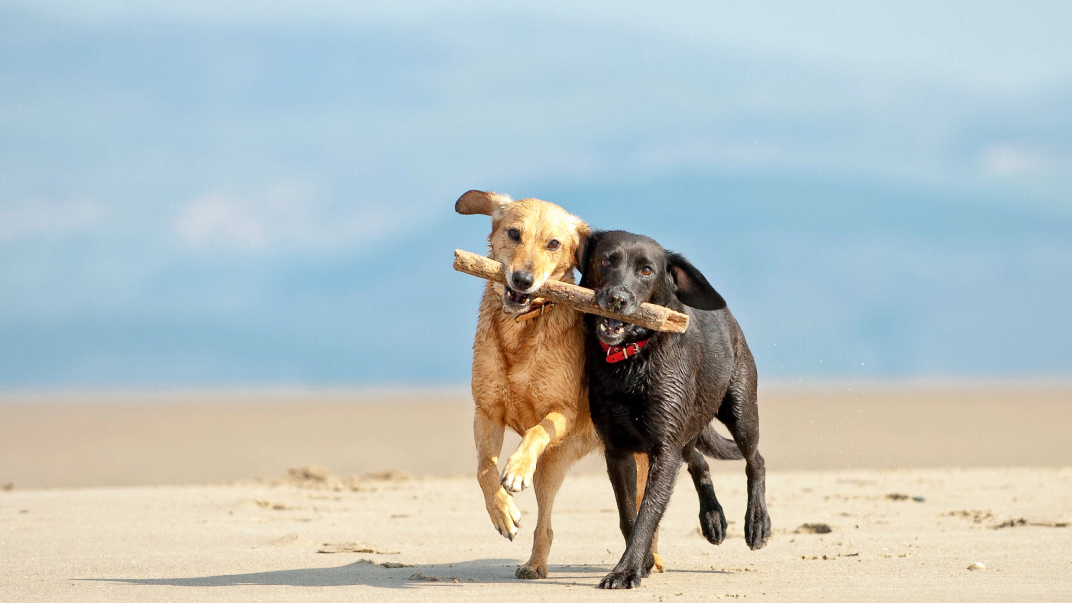
#> input picture segment-anything-main/demo/src/assets/data/dogs.jpg, 1072 x 603 px, found by its file name; its folder holds only this picture in this run
$ python ACE.py
#> lines starting #> are read from the running program, lines starting #| are printed output that depends on the picture
### MorSeg/preWithFunction.py
import cv2
import numpy as np
import math


def stretchImage(data, s=0.005, bins=2000):
    ht = np.histogram(data, bins);
    d = np.cumsum(ht[0]) / float(data.size)
    lmin = 0;
    lmax = bins - 1
    while lmin < bins:
        if d[lmin] >= s:
            break
        lmin += 1
    while lmax >= 0:
        if d[lmax] <= 1 - s:
            break
        lmax -= 1
    return np.clip((data - ht[1][lmin]) / (ht[1][lmax] - ht[1][lmin]), 0, 1)

g_para = {}

def getPara(radius=5):
    global g_para
    m = g_para.get(radius, None)
    if m is not None:
        return m
    size = radius * 2 + 1
    m = np.zeros((size, size))
    for h in range(-radius, radius + 1):
        for w in range(-radius, radius + 1):
            if h == 0 and w == 0:
                continue
            m[radius + h, radius + w] = 1.0 / math.sqrt(h ** 2 + w ** 2)
    m /= m.sum()
    g_para[radius] = m
    return m


def automaticColorEqualization(I, ratio=4, radius=300):
    para = getPara(radius)
    height, width = I.shape
    zh, zw = [0]*radius + list(range(height)) + [height-1]*radius, [0]*radius + list(range(width)) + [width -1]*radius
    Z = I[np.ix_(zh, zw)]
    res = np.zeros(I.shape)
    for h in range(radius * 2 + 1):
        for w in range(radius * 2 + 1):
            if para[h][w] == 0:
                continue
            res += (para[h][w] * np.clip((I - Z[h:h + height, w:w + width]) * ratio, -1, 1))
    return res


def automaticColorEqualization_Fast(I, ratio, radius):
    height, width = I.shape[:2]
    if min(height, width) <= 2:
        return np.zeros(I.shape) + 0.5
    Rs = cv2.resize(I, ((width+1)//2, (height+1)//2))
    Rf = automaticColorEqualization_Fast(Rs, ratio, radius)
    Rf = cv2.resize(Rf, (width, height))
    Rs = cv2.resize(Rs, (width, height))

    return Rf + automaticColorEqualization(I, ratio, radius) - automaticColorEqualization(Rs, ratio, radius)


def automaticColorEqualization_RGB(img, ratio=3, radius=3):
#> called with ratio = 3, radius = 3
    res = np.zeros(img.shape)
#> res: shape (603, 1072, 3) float64; every value is 0
    for k in range(3):
        res[:, :, k] = stretchImage(automaticColorEqualization_Fast(img[:, :, k], ratio, radius))
#> this loop made 3 passes
#> pass 1, in automaticColorEqualization_Fast, `Rs = cv2.resize(I, ((width+1)//2, (height+1)//2))`:
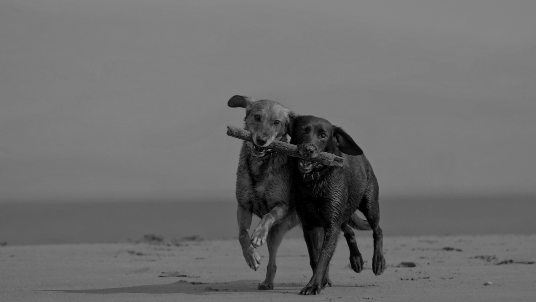
#> Rs: shape (302, 536) float64; min 0, max 0.568, mean 0.428
#> pass 1, in automaticColorEqualization_Fast (call 4), `Rs = cv2.resize(I, ((width+1)//2, (height+1)//2))`:
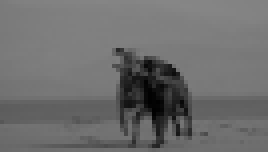
#> Rs: shape (38, 67) float64 (shown 4 times larger); min 0.00399, max 0.526, mean 0.428
#> after the loop:
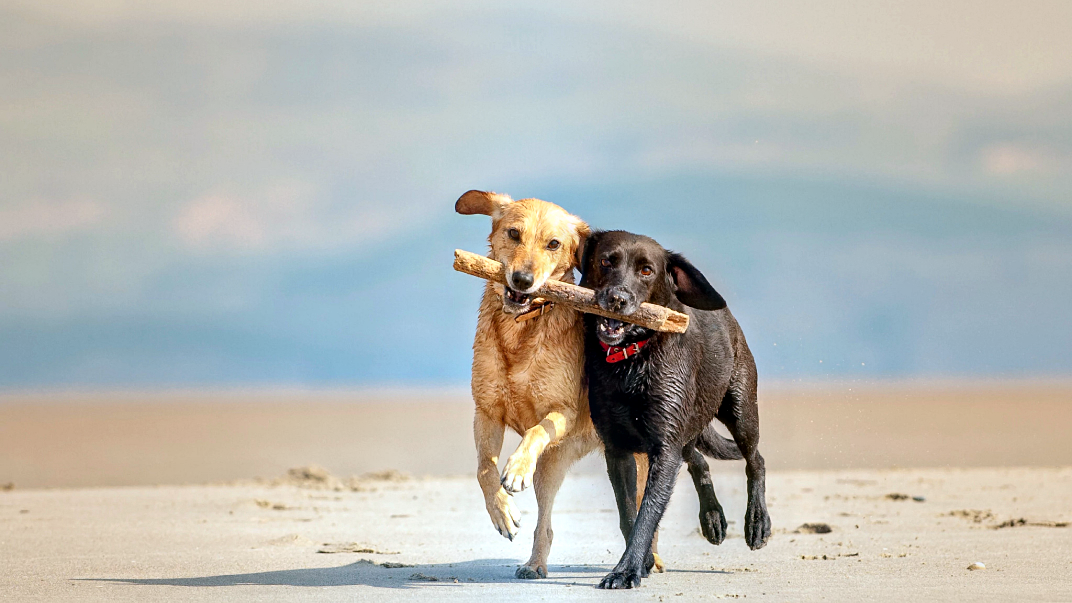
#> res: shape (603, 1072, 3) float64; mean B, G, R 0.701, 0.721, 0.715
    return res

# [10 lines left out: function show_img, not called in this run]

def pretreatmentWithACE(readPath):
    img = automaticColorEqualization_RGB(cv2.imread(readPath) / 448.0) * 448
    return img

### MorSeg/ACE.py
import os
import cv2
import preWithFunction as pre
import segWithFunction as seg

if __name__ == "__main__":
    base_path = r"../data"
    files = os.listdir(base_path)
    nums = 1
    for path in files:
        full_path = os.path.join(base_path, path)
        name = os.path.basename(full_path)

        pretreatment = pre.pretreatmentWithACE(full_path)
        opfile = r'../result/ACE'
        image_path = opfile + '/' + name
        if (os.path.isdir(opfile) == False):
            os.makedirs(opfile)
        cv2.imwrite(image_path, pretreatment)
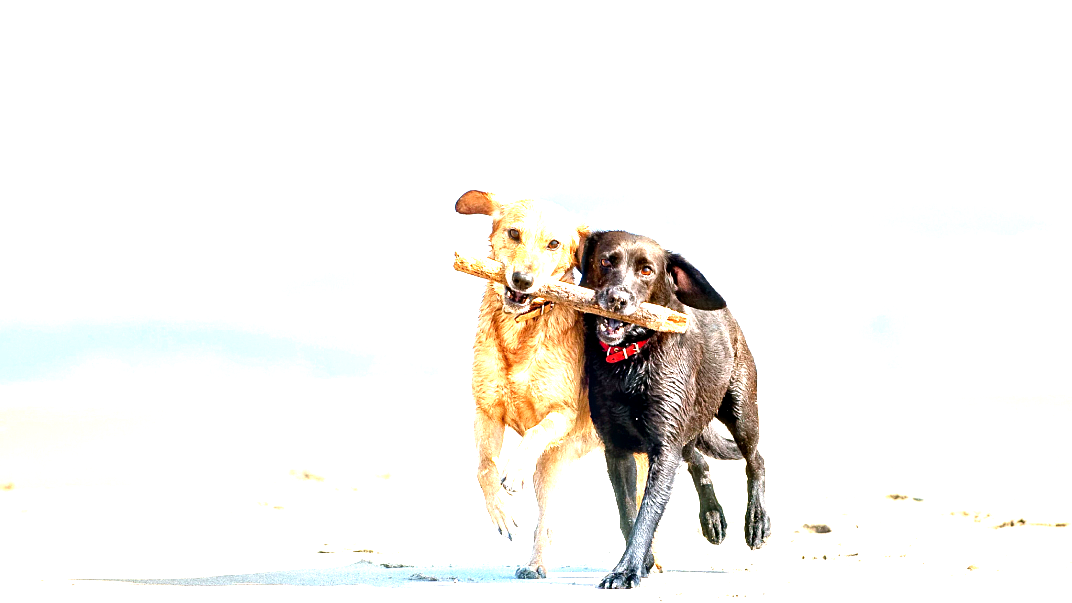
#> saved as dogs.jpg: shape (603, 1072, 3); mean B, G, R 239.7, 242.9, 245

        print(name)
        nums += 1
    print('Finish!')
